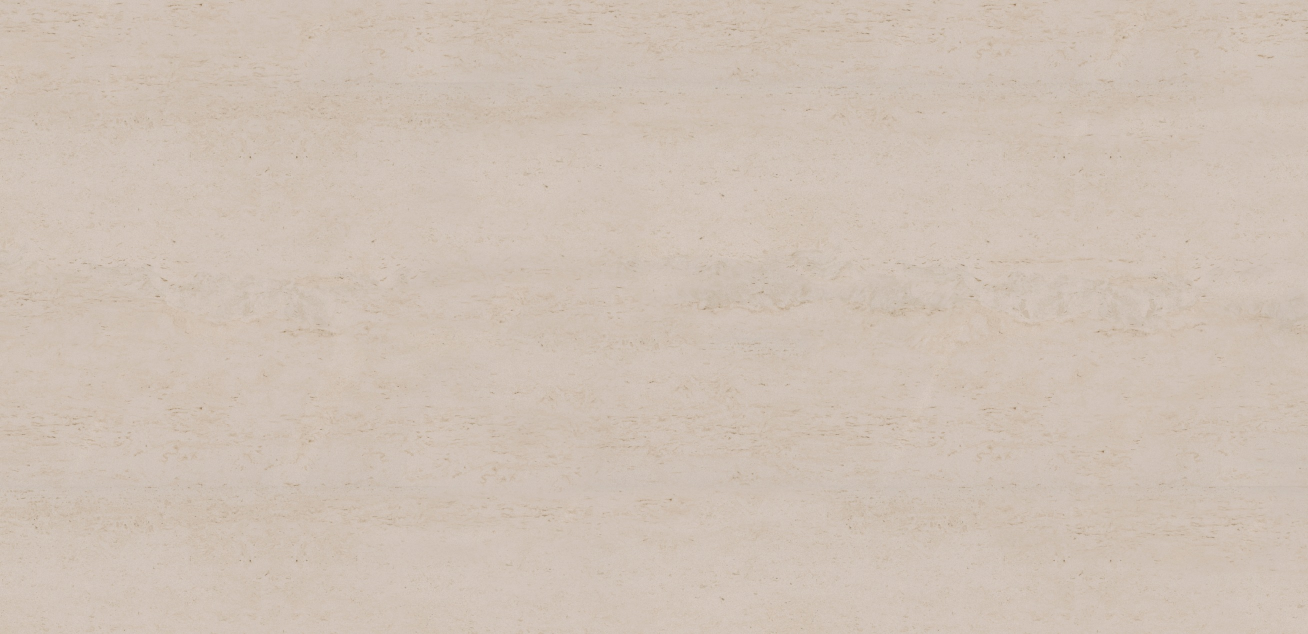
#> input picture projetos/_texturas/originais/dekton_danae_cosentino_KAC.jpg, 2616 x 1268 px (shown at 1/2 size)
$ python -i danae_foto.py   (imports and definitions only)
#> lines starting #> are read from the running program, lines starting #| are printed output that depends on the picture; after the words box and inside, x2 and y2 are one past the last pixel; in counts of white or black regions, pixels touching at a corner belong together
#> further down, picture is the input picture: shape (1268, 2616, 3); mean B, G, R 180.6, 192.7, 206.8
"""O Dekton Danae da foto oficial (Cosentino) em todas as casas (16/11).

Usuário: "Esse Delton Danae que estamos adotando está vindo em alta resolução, 4k?"; vendo a chapa oficial e a
simulação na Casa E: "APLIQUE EM TODAS AS CASAS". Até aqui o Danae era desenhado por código
(`terreo_casaa_1011.danae`: o tom BGR 172, 189, 200 com um grão fino e manchas suaves; a foto não tinha baixado em
10/11). Agora é a chapa oficial (Cosentino, código KAC, 5550 x 2690 px de uma chapa de 327 x 147 cm, matte), guardada
reduzida a 800 px por metro em `_texturas/originais/dekton_danae_cosentino_KAC.jpg` (sobra para o 12K, ~200 px/m).

`trocar(img, px_m)`: acha o Danae desenhado pela assinatura dele (`sementes`: as manchas no tom do procedural, com o grão
dele) e cresce cada mancha pelo mesmo croma (`regiao`: a beira mais escura e o anel molhado em volta das cubas entram;
as cubas, os cooktops, as torneiras e o texto não). No lugar, a foto na escala da planta (`px_m`), com os veios no
comprido de cada bancada, cada uma num trecho da chapa; a luz do desenho de antes fica só onde ele escurecia (a beira, o
molhado, a sombra das peças), o grão e as manchas do procedural saem.

Nas finais de 3840 px (`PLANTAS`) e direto nos JPG de 12K já entregues (`DOZE_K`, as opções A e B): o 12K é a final
recortada e ampliada (o afim achado por SIFT entre a final e o 12K reduzido); o Danae de cada região da final é levado
ao 12K e refeito lá, com a foto na escala do 12K (sem nova ida ao Topaz: a pedra fica mais nítida que a ampliação).

  python3 danae_foto.py final <planta> [--saida <png>]     # planta: A_Terreo, A_1Pavimento, B_Terreo, C_Terreo,
                                                            # D_Terreo, D_Terreo_B, E_Terreo
  python3 danae_foto.py doze <planta> [--opcao A|B|AB]      # o 12K entregue (rodar com a final de ANTES da troca:
                                                            # --final_antes <png>, para achar o Danae desenhado)
  python3 danae_foto.py antes_depois                        # a folha das plantas (contra o commit ANTES)
"""
import argparse
import sys
from pathlib import Path

import cv2
import numpy as np

AQUI = Path(__file__).resolve().parent
sys.path.insert(0, str(AQUI))
RAIZ = AQUI.parent.parent
R = RAIZ

TOM = np.float32((172, 189, 200))                    # o Danae desenhado (`terreo_casaa_1011.DANAE["tom"]`)
PX_M = 59.70590031258779                             # a escala das finais de 3840 px
DANAE_FOTO = {"textura": RAIZ / "_texturas/originais/dekton_danae_cosentino_KAC.jpg", "chapa_m": 3.27,
              # as sementes: o tom do procedural (desvio < `d`) em manchas de `area_min` px ou mais, com o grão dele
              "d": 9.0, "area_min": 150, "cheio_min": 0.45, "media_tol": 4.0, "grao": (3.8, 6.5),
              # o grão do procedural é multiplicativo: no R maior que no B, como o tom (a pedra portuguesa, os
              # degraus e os tapetes não)
              "grao_rb": (1.05, 1.40),
              # a região: o mesmo croma (`croma`, a diferença da cor normalizada) e a luz entre `r` do tom, até `folga`
              # px da semente (a beira e o molhado)
              "croma": 0.013, "r": (0.74, 1.12), "folga_px": 6, "d_caixa": 28.0, "estende_px": 80,
              # a luz de antes fica abaixo de `sombra` (a beira, o molhado, as sombras); acima, a luz da foto
              "sombra": 0.965, "semente": 1611}

PLANTAS = {"A_Terreo": R / "POE642_CasaA/renders/POE642_CasaA_PH_Terreo_final_rotulos.png",
           "A_1Pavimento": R / "POE642_CasaA/renders/POE642_CasaA_PH_1Pavimento_v7_final_rotulos.png",
           "B_Terreo": R / "POE642_CasaB/renders/POE642_CasaB_PH_Terreo_final_rotulos.png",
           "C_Terreo": R / "POE642_CasaC/renders/POE642_CasaC_PH_Terreo_final_rotulos.png",
           "D_Terreo": R / "POE642_CasaD/renders/POE642_CasaD_PH_Terreo_final_rotulos.png",
           "D_Terreo_B": R / "POE642_CasaD/renders/POE642_CasaD_PH_Terreo_final_rotulos_B.png",
           "E_Terreo": R / "POE642_CasaE/renders/POE642_CasaE_PH_Terreo_v1_final.png"}
# o que tem o tom e o grão do Danae desenhado mas não é bancada (px da final): o degrau junto ao S da escada da Casa E
EXCLUIR = {"E_Terreo": [(2190, 950, 2230, 1060)]}
# as bancadas que a semente não cobre de ponta a ponta (px da final): a do tanque da área de serviço da Casa E
INCLUIR = {"E_Terreo": [(1954, 564, 2070, 607)]}
DOZE_K = {"A_Terreo": R / "POE642_CasaA/entrega/POE642_CasaA_PH_Terreo_12K_opcao_{}.jpg",
          "A_1Pavimento": R / "POE642_CasaA/entrega/POE642_CasaA_PH_1Pavimento_12K_opcao_{}.jpg",
          "B_Terreo": R / "POE642_CasaB/entrega/POE642_CasaB_PH_Terreo_12K_opcao_{}.jpg",
          "C_Terreo": R / "POE642_CasaC/entrega/POE642_CasaC_PH_Terreo_12K_opcao_{}.jpg",
          "D_Terreo": R / "POE642_CasaD/entrega/POE642_CasaD_PH_Terreo_12K_opcao_{}.jpg"}


# ---------------------------------------------------------------------------------------------------------------------
_T = {}


# [20 lines left out: functions chapa, textura, not called in this run]


def _croma(img):
    s = img.sum(axis=2, keepdims=True)
    return img / np.maximum(s, 1)


def sementes(img, q=DANAE_FOTO, planta=None):
    """As manchas do Danae desenhado: o tom dele (desvio < d) em manchas cheias, com a média e o grão dele. Três
    peneiras: a estrita (o grão do procedural, maior no R que no B); a isolada (bancadas pequenas, onde a beira e a cuba
    engrossam o grão: a média bem no tom); a vizinha (a até 15 px de uma estrita: o resto da mesma bancada)."""
    im = img.astype(np.float32)
    b = cv2.GaussianBlur(im, (0, 0), 1.5)
    m = (np.linalg.norm(b - TOM, axis=2) < q["d"]).astype(np.uint8)
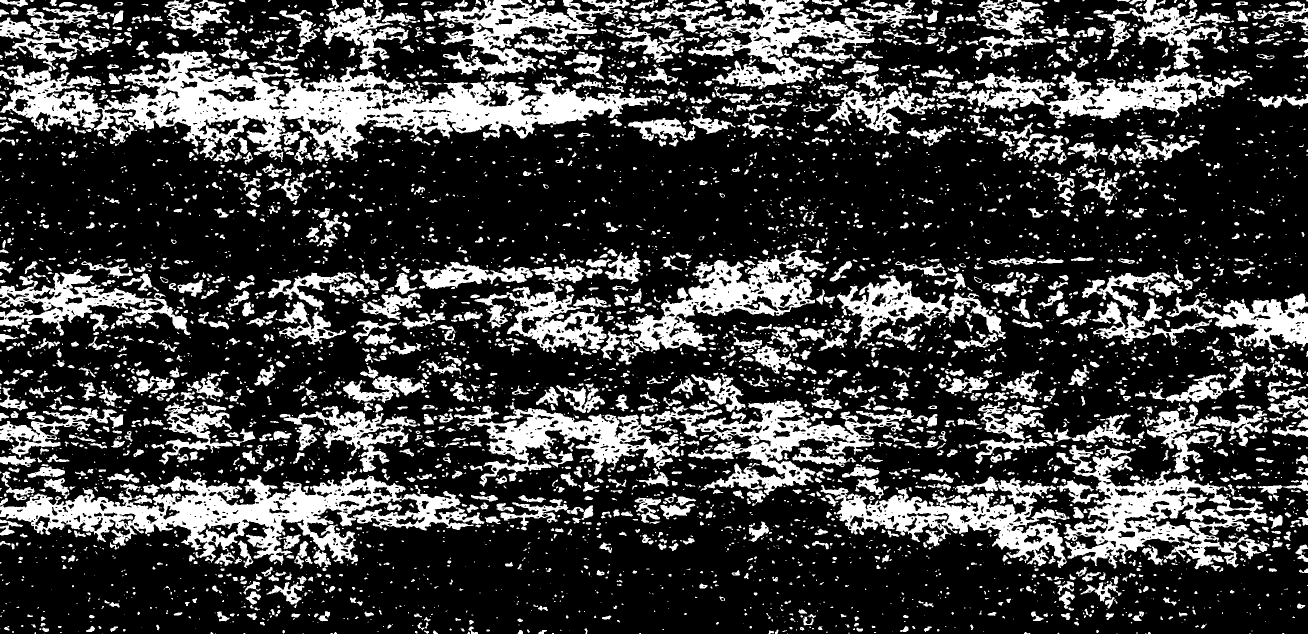
#> m: shape (1268, 2616) (shown at 1/2 size); values 0 (black) and 1 (white), 25.7% white; 5048 white regions (2726 under 20 px), largest, box (x1, y1, x2, y2) and area: (0, 100, 1318, 325) 98978, (0, 937, 969, 1131) 61120, (2127, 890, 2539, 1139) 35176
    m = cv2.morphologyEx(m, cv2.MORPH_OPEN, np.ones((3, 3), np.uint8))
#> m: shape (1268, 2616); values 0 (black) and 1 (white), 24.3% white; 3707 white regions (1249 under 20 px), largest, box (x1, y1, x2, y2) and area: (188, 101, 1301, 324) 82918, (0, 942, 811, 1128) 51536, (2128, 911, 2534, 1138) 31149
    n, lab, st, _ = cv2.connectedComponentsWithStats(m, 8)
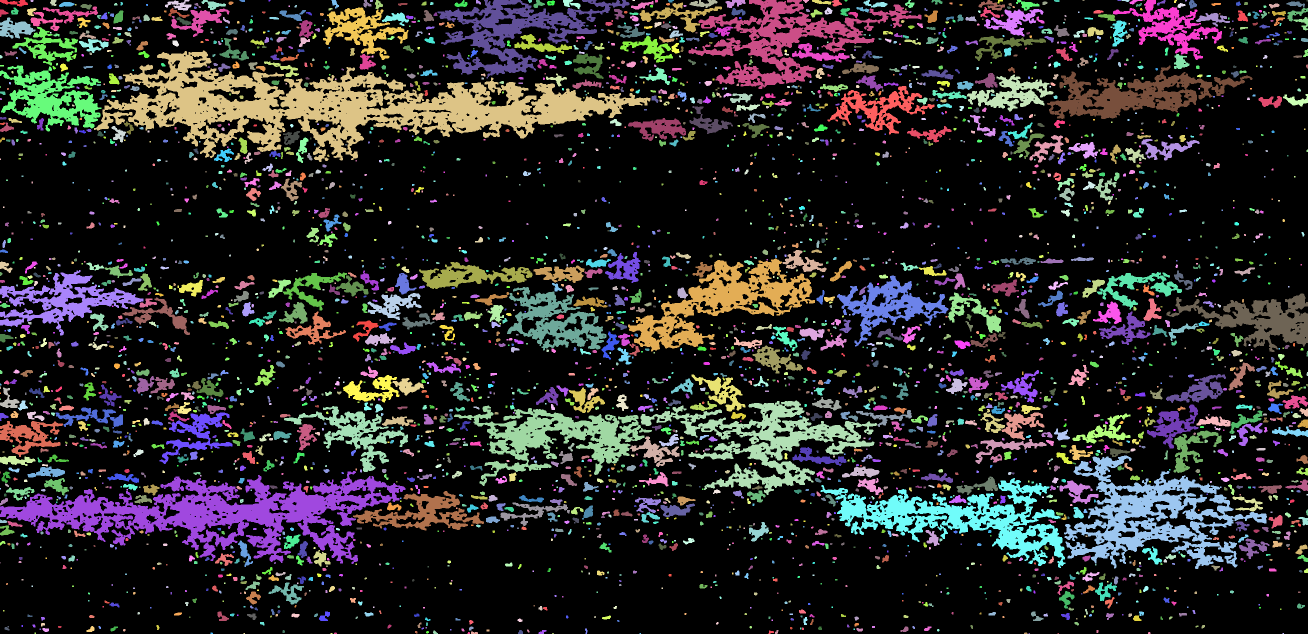
#> lab: shape (1268, 2616) int32 (shown at 1/2 size); 3708 distinct labels, from 0 to 3707; one colour per label, 0 black
#> n = 3708
    hf = im - cv2.GaussianBlur(im, (0, 0), 2)
    estritas = np.zeros(img.shape[:2], bool)
    vizinhas = []
    for i in range(1, n):
        x, y, w, h, a = st[i]
        cheio = a / (w * h)
        if a < q["area_min"] or cheio < q["cheio_min"]:
            continue
        mm = lab[y:y + h, x:x + w] == i
        dm = np.abs(im[y:y + h, x:x + w][mm].mean(axis=0) - TOM).max()
        g = hf[y:y + h, x:x + w][mm].std(axis=0)
        rb = g[2] / max(g[0], 1e-6)
        estrita = (dm <= q["media_tol"] and (q["grao"][0] <= g).all() and (g <= q["grao"][1]).all()
                   and q["grao_rb"][0] <= rb <= q["grao_rb"][1])
        isolada = dm <= 3.0 and (3.8 <= g).all() and (g <= 8.0).all() and 1.0 <= rb <= 1.4 and a >= 200 and cheio >= 0.6
        if estrita or isolada:
            estritas[y:y + h, x:x + w] |= mm
        elif dm <= 4.5 and (3.0 <= g).all() and (g <= 8.0).all() and rb >= 0.9:
            vizinhas.append((x, y, w, h, mm))
#> this loop made 3707 passes
#> (x, y, w, h, a, cheio) on passes 2, 3, 5: (61, 0, 6, 4, 22, 0.917), (100, 0, 13, 12, 118, 0.756), (403, 0, 49, 20, 427, 0.436)
#> estritas: shape (1268, 2616) bool; every value is 0
    perto = cv2.dilate(estritas.astype(np.uint8), np.ones((31, 31), np.uint8)) > 0
    for x, y, w, h, mm in vizinhas:
        if (perto[y:y + h, x:x + w] & mm).any():
            estritas[y:y + h, x:x + w] |= mm
#> this loop made 127 passes
#> (x, y, w, h) on passes 1 to 8: (0, 0, 56, 13), (1067, 0, 23, 16), (1126, 0, 35, 18), (1451, 0, 40, 16), (1664, 0, 20, 13), (1810, 0, 19, 16), (1649, 15, 16, 14), (54, 16, 19, 16)
    for x0, y0, x1, y1 in EXCLUIR.get(planta, []):
        estritas[y0:y1, x0:x1] = False
    return estritas


def regiao(img, sem, q=DANAE_FOTO, esc=1.0, planta=None):
    """O Danae inteiro de cada bancada: a caixa de cada uma (as sementes a até 10 px juntadas; justa no través, estendida
    `estende` px no comprido, para o trecho do outro lado de uma cuba), e nela o mesmo croma e a luz entre r do tom
    (a beira escura e o molhado entram; as cubas, as torneiras, o cooktop, as banquetas e o texto não); os buracos
    fechados por dentro que também são pedra (as manchas do molhado e do grão do desenho) entram."""
#> called with esc = 1
    im = cv2.GaussianBlur(img.astype(np.float32), (0, 0), 0.8 * esc)
    dc = np.abs(_croma(im) - TOM / TOM.sum()).max(axis=2)
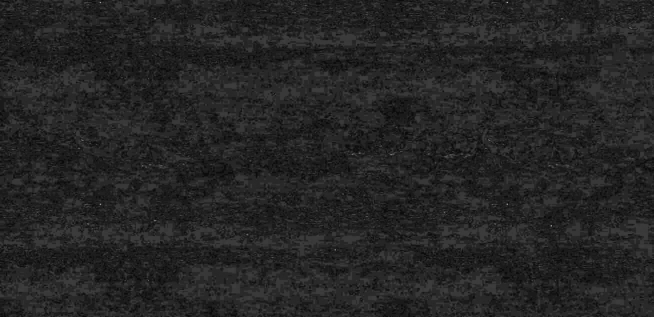
#> dc: shape (1268, 2616) float32 (shown at 1/4 size); min 7.15e-05, max 0.0388, mean 0.00566; drawn with min black and max white
    r = im.mean(axis=2) / TOM.mean()
    # a luz px a px também (a beira clara de um peitoril ao lado não entra pelo borrado da borda escura da bancada)
    r_px = cv2.GaussianBlur(img.astype(np.float32), (0, 0), 0.35 * esc).mean(axis=2) / TOM.mean()
    # o grão do desenho (o procedural tem ~5 de desvio fino; as peças lisas por cima, como o assento de uma banqueta
    # clara, quase nada): fora da beira das sementes, a pedra só cresce onde há o grão dele
    fino = img.astype(np.float32) - cv2.GaussianBlur(img.astype(np.float32), (0, 0), 2 * esc)
    grao = np.sqrt(cv2.GaussianBlur(fino * fino, (0, 0), 1.5 * esc)).mean(axis=2)
    beira = cv2.dilate(sem.astype(np.uint8), np.ones((5, 5), np.uint8)) > 0
    granulado = ((grao > 2.6) & (grao < 9.0)) | beira
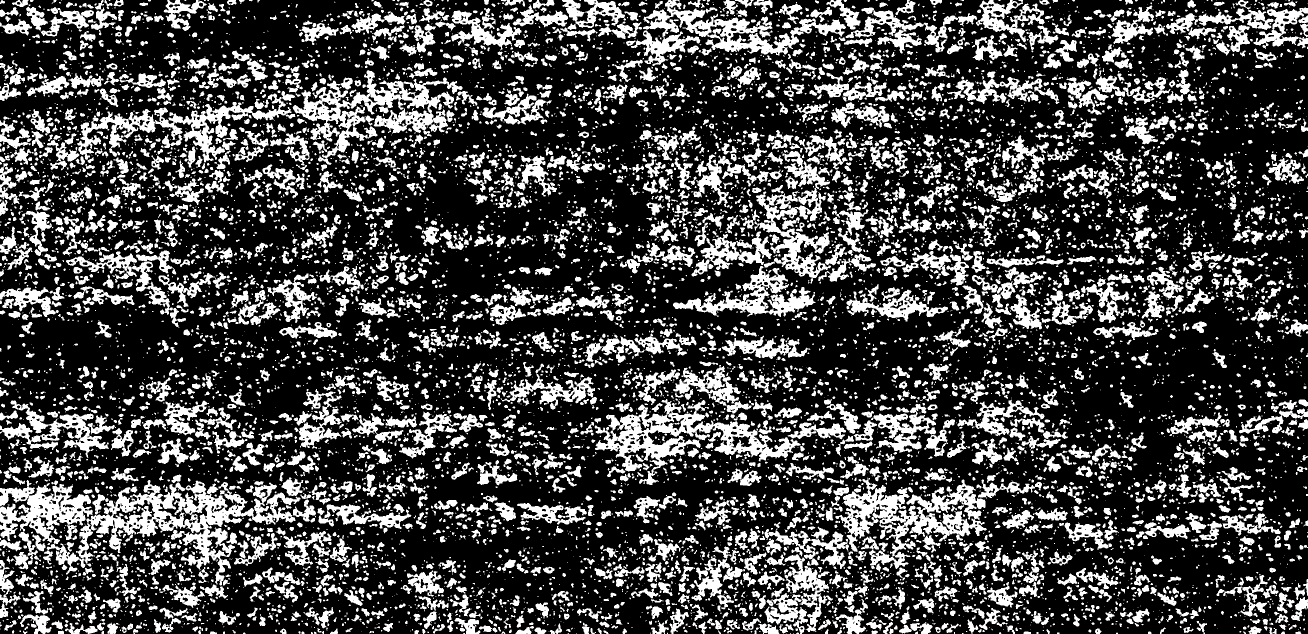
#> granulado: shape (1268, 2616) bool (shown at 1/2 size); 27.7% white; 10494 white regions (6054 under 20 px), largest, box (x1, y1, x2, y2) and area: (0, 960, 601, 1171) 40309, (1671, 956, 1974, 1138) 19836, (585, 140, 925, 330) 19474
    cand = (dc < q["croma"]) & (r > q["r"][0]) & (r < q["r"][1]) & (r_px < q["r"][1] - 0.02) & granulado
    tom = (np.linalg.norm(im - TOM, axis=2) < q["d_caixa"] * (1.0 if esc == 1.0 else 1.2)) & granulado
#> tom: shape (1268, 2616) bool; 27.7% white; 10494 white regions (6054 under 20 px), largest, box (x1, y1, x2, y2) and area: (0, 960, 601, 1171) 40308, (1671, 956, 1974, 1138) 19836, (585, 140, 925, 330) 19474
    g = max(1, int(round(10 * esc)))
    t = max(1, int(round(2 * esc)))
    e = int(round(q["estende_px"] * esc))
    juntas = cv2.dilate(sem.astype(np.uint8), np.ones((2 * g + 1, 2 * g + 1), np.uint8))
    n, lab, st, _ = cv2.connectedComponentsWithStats(juntas, 8)
#> lab: shape (1268, 2616) int32; every value is 0
    caixa = np.zeros(sem.shape, bool)
    for i in range(1, n):
        ms = sem & (lab == i)
        ys, xs = np.nonzero(ms)
        if not len(xs):
            continue
        x0, y0, x1, y1 = xs.min(), ys.min(), xs.max() + 1, ys.max() + 1
        ex, ey = (e, t) if (x1 - x0) >= (y1 - y0) else (t, e)
        caixa[max(y0 - t, 0):y1 + t, max(x0 - t, 0):x1 + t] = True          # a bancada, justa
        c2 = np.zeros(sem.shape, bool)
        c2[max(y0 - ey, 0):y1 + ey, max(x0 - ex, 0):x1 + ex] = True         # e o comprido dela, só no tom
        caixa |= c2 & tom
    sem = sem.copy()
    for x0, y0, x1, y1 in INCLUIR.get(planta, []):
        caixa[y0:y1, x0:x1] |= tom[y0:y1, x0:x1]
        sem[y0:y1, x0:x1] |= tom[y0:y1, x0:x1] & cand[y0:y1, x0:x1]
    cand &= caixa
    n, lab = cv2.connectedComponents((cand | sem).astype(np.uint8), connectivity=8)
    vivos = np.unique(lab[sem])
    reg = np.isin(lab, vivos[vivos > 0])
    # os buracos fechados por dentro da bancada que são pedra (o croma do Danae, pouco mais solto)
    solto = (dc < q["croma"] * 1.7) & (r > q["r"][0] - 0.04) & (r_px < q["r"][1] - 0.02)
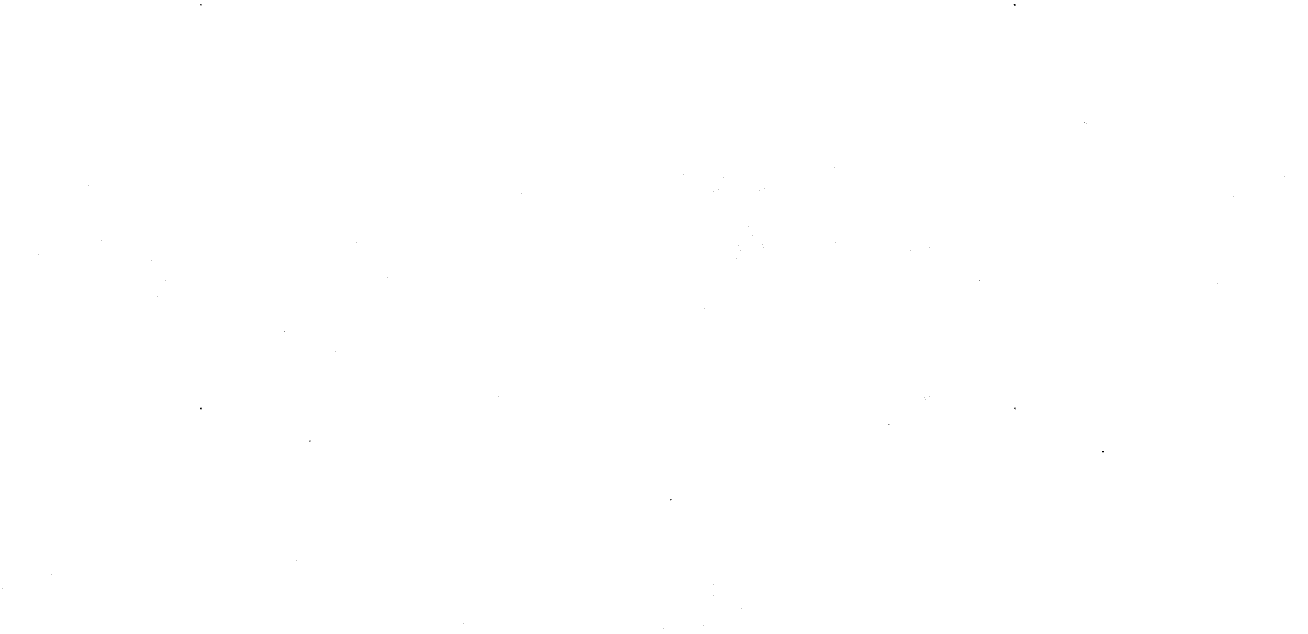
#> solto: shape (1268, 2616) bool (shown at 1/2 size); 100% white; black in thin lines or dots
    # a beira (onde o contraste com o piso engrossa o grão) e os furinhos: a região fechada e 3 px para fora, só no
    # croma do Danae (as peças lisas encostadas, como as banquetas, ficam: o fechamento não passa das concavidades)
    k = 2 * max(1, int(round(3 * esc))) + 1
    fora = 2 * max(1, int(round(3 * esc))) + 1
    fechado = cv2.morphologyEx(reg.astype(np.uint8), cv2.MORPH_CLOSE, np.ones((k, k), np.uint8)) > 0
    borda = cv2.dilate(reg.astype(np.uint8), np.ones((fora, fora), np.uint8)) > 0
    reg = reg | ((fechado | borda) & solto & caixa)
    # o que sobra do desenho junto da região (até 24 px: o trecho entre cubas, o do outro lado da cuba): o tom e o grão
    # do procedural, no croma do Danae
    perto = cv2.dilate(reg.astype(np.uint8), np.ones((49, 49), np.uint8)) > 0
    desenho = (np.linalg.norm(cv2.GaussianBlur(img.astype(np.float32), (0, 0), 1.5 * esc) - TOM, axis=2) < 27) & \
        (grao > 2.6) & (grao < 9.0) & solto
    sobra = desenho & perto & ~reg
    if sobra.any():
        n, lab = cv2.connectedComponents((reg | sobra).astype(np.uint8), connectivity=8)
        vivos = np.unique(lab[reg])
        reg = np.isin(lab, vivos[vivos > 0]) | reg
        fechado = cv2.morphologyEx(reg.astype(np.uint8), cv2.MORPH_CLOSE, np.ones((k, k), np.uint8)) > 0
        reg = reg | (fechado & solto)
    n, lab, st, _ = cv2.connectedComponentsWithStats((~reg).astype(np.uint8), 4)
#> lab: shape (1268, 2616) int32; every value is 1
    H, W = reg.shape
    amax = 600 * esc * esc
    for i in range(1, n):
        x, y, w, h, a = st[i]
        if a > amax or x == 0 or y == 0 or x + w >= W or y + h >= H:
            continue
        mm = lab[y:y + h, x:x + w] == i
        anel = cv2.dilate(mm.astype(np.uint8), np.ones((3, 3), np.uint8)) > 0
        if not reg[y:y + h, x:x + w][anel & ~mm].all():
            continue                                    # não é fechado pela pedra
        if solto[y:y + h, x:x + w][mm].mean() >= 0.8:
            reg[y:y + h, x:x + w] |= mm
    return reg


def refazer(img, reg, px_m, semente=0, esc=1.0, q=DANAE_FOTO):
    """A foto no lugar do Danae da região `reg`: bancada por bancada (as regiões a até 10 px juntadas: os dois lados
    de uma cuba ou de um cooktop são a mesma chapa, sem emenda), os veios no comprido de cada uma, a luz de antes só
    onde ela escurecia; a borda macia só por dentro (nada vaza para fora)."""
    out = img.copy()
    g = max(1, int(round(10 * esc)))
    juntas = cv2.dilate(reg.astype(np.uint8), np.ones((2 * g + 1, 2 * g + 1), np.uint8))
    n, lab, st, _ = cv2.connectedComponentsWithStats(juntas, 8)
    for i in range(1, n):
        x, y, w, h, _ = st[i]
        m = reg[y:y + h, x:x + w] & (lab[y:y + h, x:x + w] == i)
        if m.sum() < 20:
            continue
        ys, xs = np.nonzero(m)
        x0, y0, x1, y1 = xs.min(), ys.min(), xs.max() + 1, ys.max() + 1
        m = m[y0:y1, x0:x1]
        X, Y = x + x0, y + y0
        hh, ww = y1 - y0, x1 - x0
        sub = img[Y:Y + hh, X:X + ww].astype(np.float32)
        r = cv2.GaussianBlur(sub, (0, 0), 1.0 * esc).mean(axis=2)
        r = r / max(float(np.median(r[m])), 1.0)          # a luz relativa ao tom da própria bancada
        luz = np.where(r >= q["sombra"], 1.0, r / q["sombra"]).astype(np.float32)
        luz = cv2.GaussianBlur(luz, (0, 0), 0.6 * esc)
        T = textura(hh, ww, px_m, deitada=ww >= hh, semente=semente * 1000 + i)
        novo = T * luz[..., None]
        a_ = cv2.GaussianBlur(m.astype(np.float32), (0, 0), 0.5 * esc)
        a_ = (np.where(m, np.maximum(a_, 0.5), 0.0))[..., None]
        out[Y:Y + hh, X:X + ww] = np.clip(sub * (1 - a_) + novo * a_, 0, 255).astype(np.uint8)
    return out


def trocar(img, px_m=PX_M, semente=DANAE_FOTO["semente"], planta=None):
    sem = sementes(img, planta=planta)
    reg = regiao(img, sem, planta=planta)
    return refazer(img, reg, px_m, semente), reg


# ---------------------------------------------------------------------------------------------------------------------
# o 12K
# [74 lines left out: functions afim_12k, trocar_12k, main, not called in this run]


# [2 lines not run here, left out]

>>> import cv2
>>> picture = cv2.imread('../../_texturas/originais/dekton_danae_cosentino_KAC.jpg')
>>> result = trocar(picture)
